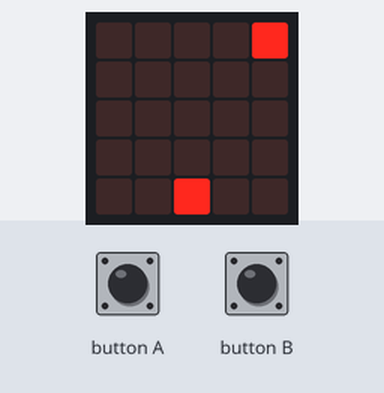
Recording of a program running on a simulated BBC micro:bit (MakeCode). Shown: the board's 5×5 LED display. Inputs (shaded band) come from the test bench. Random numbers come from a fixed seed.

Above: at 1.6 s.
1.7 s: button A pressed for 0.15 s
At 3.8 s:
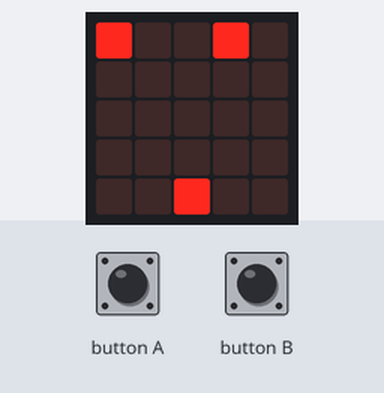
4.8 s: button B pressed for 0.15 s
At 5.4 s:
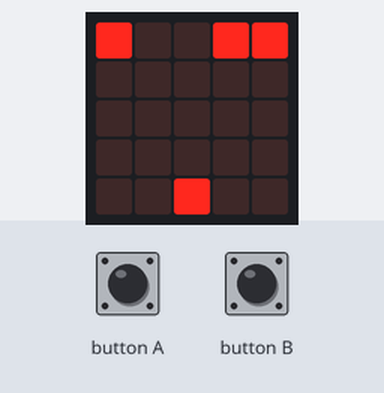
7.9 s: button B pressed for 0.15 s
At 9.0 s:
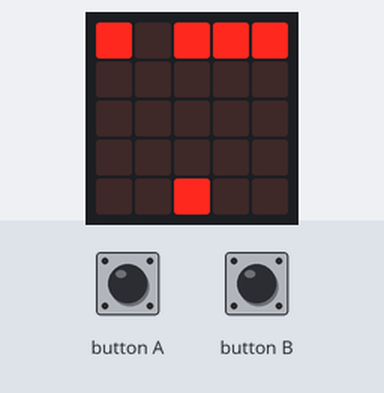
9.5 s: button A pressed 5 times (0.12 s each, 0.3 s apart)
Timing chart, 0 to 12.5 s (numbered marks = the images above; inputs shaded):
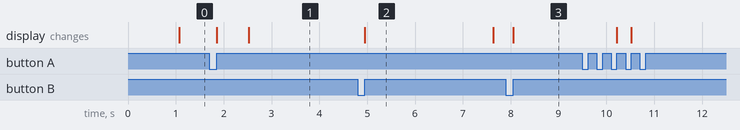

The program:

main.ts
```typescript
input.onButtonPressed(Button.A, function () {
    jugador.change(LedSpriteProperty.X, -1)
})
input.onButtonPressed(Button.B, function () {
    jugador.change(LedSpriteProperty.X, 1)
})
let jugador: game.LedSprite = null
jugador = game.createSprite(2, 4)
basic.forever(function () {
    basic.pause(randint(1000, 1500))
    jugador = game.createSprite(randint(0, 4), 0)
    for (let index = 0; index < 4; index++) {

    }
})
```

test.ts
```typescript
// aquí va el archivo "tests"; esto no se compilará cuando este paquete se utilice como una extensión.
```

Measured:
- after the input at 7.9 s, the display: changes after 0.15 s (image 3)
- what the display in image 2 shows lasts 2.6 s, from 5.0 s to 7.6 s
